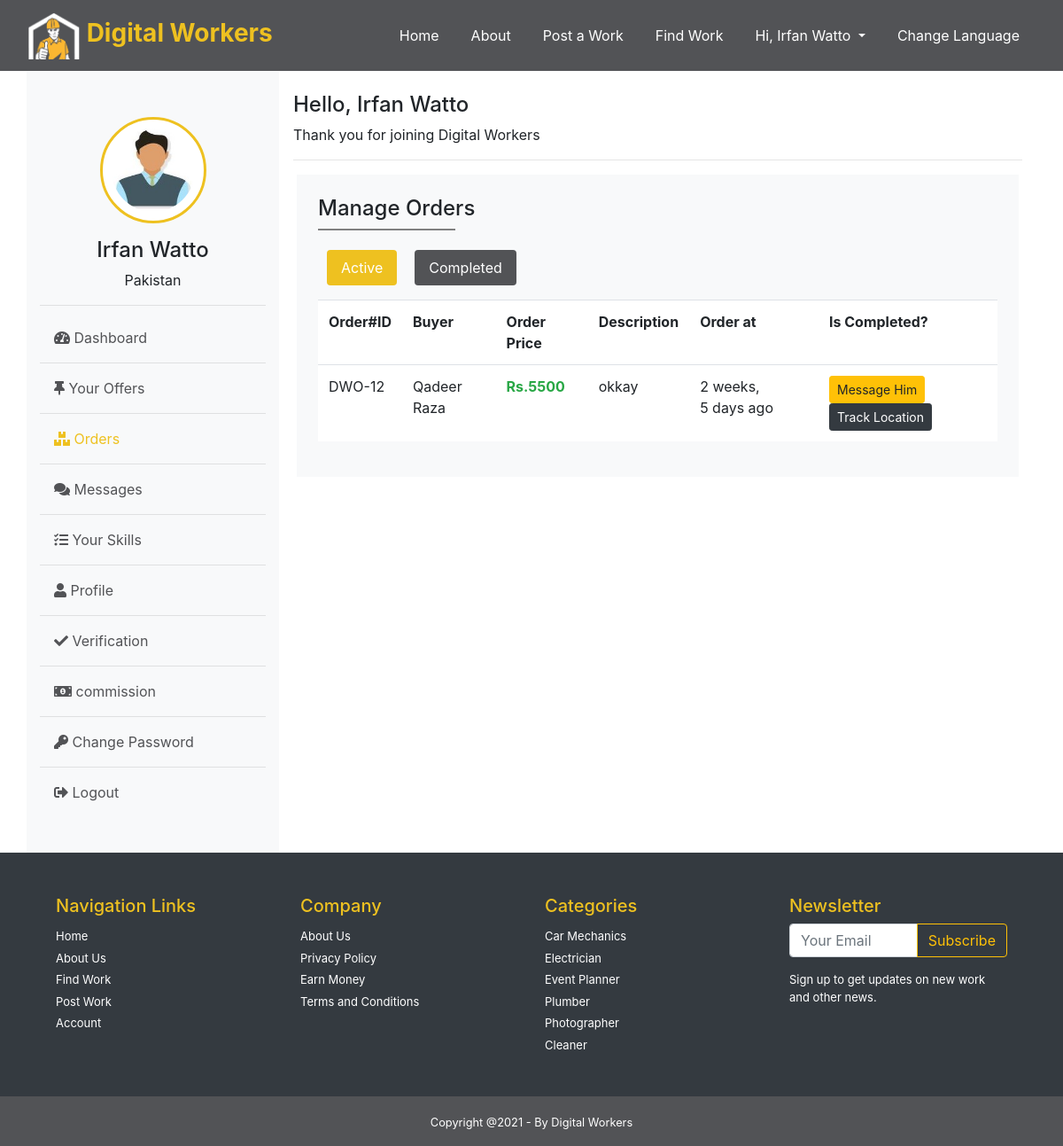
/worker/orders (signed in), run on the app's committed database.
### Home/models.py (models this page shows, shortened)
class User(AbstractBaseUser):
    id = models.BigAutoField(primary_key=True)
    name = models.CharField(max_length=30, blank=True)
    email = models.EmailField(max_length=60, unique=True, blank=False)
    date_joined =models.DateTimeField(auto_now_add=True)
    last_login =models.DateTimeField(auto_now=True,blank=True)
    is_admin = BooleanField(default=False)
    is_active = BooleanField(default=True)
    is_staff = BooleanField(default=False)
    is_superuser = BooleanField(default=False)
    role = models.CharField(max_length=30, default='User', blank=True)
    USERNAME_FIELD = 'email'
    REQUIRED_FIELDS= [ 'name','role']
    objects  = MyUserManager()

### Worker/models.py (models this page shows, shortened)
class Order(models.Model):
    id = models.BigAutoField(primary_key=True)
    offer = models.ForeignKey(Offer, on_delete=models.CASCADE, null=True)
    order_by = models.ForeignKey(settings.AUTH_USER_MODEL, on_delete=models.CASCADE, null=True,related_name='order_by')
    order_to = models.ForeignKey(settings.AUTH_USER_MODEL, on_delete=models.CASCADE, null=True,related_name='order_to')
    ordered_at=models.DateTimeField(auto_now_add=True)
    status=models.CharField(max_length=60, null=True, default='active')

class Offer(models.Model):
    id = models.BigAutoField(primary_key=True)
    budget = models.IntegerField( null=True)
    due_date = models.DateTimeField( null=True)
    description = models.TextField( null=True)
    offer_by = models.ForeignKey(settings.AUTH_USER_MODEL, on_delete=models.CASCADE, null=True)
    work = models.ForeignKey(Work, on_delete=models.CASCADE, null=True)
    offer_at = models.DateTimeField(auto_now_add=True)
    offer_to = models.CharField(max_length=120, null=True)
    is_accepted=models.BooleanField( default=False)

### Middlewares/auth_worker.py (the view)
    def middleware(request):
        if not request.user.is_authenticated:
            messages.error(request, 'You need to login as Worker!')
            return redirect('login')
        elif request.user.role != 'worker':
            messages.error(request, 'You need to login as Worker!')
            return redirect('login')
        response = get_response(request)
        return response

### Middlewares/auth_worker.py (called while the page is built)
def auth_middleware(get_response):
    def middleware(request):
        if not request.user.is_authenticated:
            messages.error(request, 'You need to login as Worker!')
            return redirect('login')
        elif request.user.role != 'worker':
            messages.error(request, 'You need to login as Worker!')
            return redirect('login')
        response = get_response(request)
        return response
    return middleware

### Worker/views.py (called while the page is built)
@auth_middleware
def orders(request):
    if request.method == 'GET' and request.GET.get('order_id'):
        oid =request.GET.get('order_id')
        order=Order.objects.get(id=oid)
        review = Review.objects.get(order=order)
        return JsonResponse({"status":200,"rating":review.rating})
    context={
        "orders_ava":Order.objects.filter(order_to=request.user).filter(status="active").order_by('-ordered_at'),
        "orders_com":Order.objects.filter(order_to=request.user).filter(status="completed").order_by('-ordered_at'),
    }
    return render(request,"Worker/orders.html", context)

### templates/Worker/orders.html (shortened to what this page needs)
{% extends 'Worker/layout.html' %}
{% block orders %}active{% endblock orders %}
{% load static %}
{% block body %}
<div class="box m-1 bg-light  p-4" >
    <h4>Manage Orders</h4>
    <hr style="width: 20%; float:left; margin:0;border:1px solid gray;"> <br>
        <ul class="nav nav-pills mb-3" id="pills-tab" role="tablist">
            <li class="nav-item">
            <a class="nav-link active bg-gray" id="pills-home-tab" data-toggle="pill" href="#pills-home" role="tab" aria-controls="pills-home" aria-selected="true">Active</a>
            </li>
            <li class="nav-item">
            <a class="nav-link bg-gray" id="pills-profile-tab" data-toggle="pill" href="#pills-profile" role="tab" aria-controls="pills-profile" aria-selected="false">Completed</a>
            </li>
        </ul>
        <div class="tab-content" id="pills-tabContent">
            <div class="tab-pane fade show active bg-white" id="pills-home" role="tabpanel" aria-labelledby="pills-home-tab">
                <table class="table">
                    <tr>
                        <th>Order#ID</th>
                        <th>Buyer</th>
                        <th>Order Price</th>
                        <th>Description</th>
                        <th>Order at</th>
                        <th>Is Completed? </th>
                    </tr>
                    {% if orders_ava %}
                    {% for order in orders_ava %}
                    <tr>
                        <td>DWO-{{order.id}}</td>
                        <td>{{order.order_by.name}}</td>
                        <td class="text-success text-bold">Rs.{{order.offer.budget}}</td>
                        <td>{{order.offer.description|truncatechars:30}}</td>
                        <td>{{order.ordered_at|timesince}} ago</td>
                        <form action="{% url 'offers' %}" method="get"> <input type="hidden" name="wid" value="{{work.id}}" >
                        <td></form><a class="btn btn-sm btn-warning" href="inbox?sender={{order.order_by.id}}">Message Him</a>
                        <button class="btn btn-dark btn-sm" data-toggle="modal" data-target="#locationModal{{order.id}}">Track Location</button></td>
                    </tr>
                    {% endfor %}
                    {% else %}
                    <h6 class="text-danger">No Result Found</h6>
                    {% endif %}
                </table>
            </div>
        </div>
</div>
{% endblock body %}

### templates/Worker/layout.html (shortened to what this page needs)
<!DOCTYPE html>
<html lang="en">
<head>
    {% load static %}
    <link rel="stylesheet" href="{% static 'css/style.css' %}">
    <link rel="stylesheet" href="{% static 'css/dashboard.css' %}">
    <link rel="stylesheet" href="https://cdn.jsdelivr.net/npm/bootstrap@4.6.0/dist/css/bootstrap.min.css"
>
     <link rel="stylesheet" href="https://pro.fontawesome.com/releases/v5.10.0/css/all.css"
/>
        <link rel="stylesheet" href="https://cdnjs.cloudflare.com/ajax/libs/OwlCarousel2/2.2.1/assets/owl.carousel.min.css">
        <link rel="stylesheet" href="https://cdnjs.cloudflare.com/ajax/libs/OwlCarousel2/2.2.1/assets/owl.theme.default.min.css">
</head>
<body >
    <nav class="navbar navbar-expand-lg navbar-dark bg-gray ">
          <div class="container-fluid">
        <a class="navbar-brand" href="home"><img src="{% static 'images/DIGITAL WORKERS.png' %}" width="60"  alt=""> Digital Workers</a>
        <div class="collapse navbar-collapse" id="navbarSupportedContent">
           <ul class="navbar-nav ml-auto">
            <li class="nav-item {% block home %}{% endblock home %}">
              <a class="nav-link" href="{% url 'index' %}">Home <span class="sr-only">(current)</span></a>
            </li>
            <li class="nav-item {% block about %}{% endblock about %}">
              <a class="nav-link" href="{% url 'about' %}">About</a>
            </li>
            <li class="nav-item {% block post_work %}{% endblock post_work %}">
                <a class="nav-link" href="{% url 'post_work' %}">Post a Work</a>
              </li>
              <li class="nav-item {% block find_work %}{% endblock find_work %}">
                <a class="nav-link" href="{% url 'find_work' %}">Find Work</a>
              </li>
              {% if user.is_authenticated %}
                <li class="nav-item dropdown">
                    <a id="navbarDropdown" class="nav-link dropdown-toggle" href="#" role="button" data-toggle="dropdown" aria-haspopup="true" aria-expanded="false" v-pre>
                     Hi, {% if user.name %} {{user.name}} {% else %}  User Name {% endif %}
                    </a>
                </li>
               {% endif %}
               <li class="nav-item ">
                <a class="nav-link" data-toggle="modal" data-target=".bd-example-modal-lg" >Change Language</a>
              </li>
          </ul>
        </div>
         </div>
    </nav>
<div class="container">
    <div class="row">
        <div class="col-md-3 bg-light">
             <br> <br>
            <div class="info text-center mt-1">
             <img class="user-img" src=" {% static 'images/client.jpg' %}"  alt="">
             <h4 class="mt-3"> {{request.user.name}}</h4>
             <p>{{request.user.location}}  Pakistan</p>
             <hr>
             <ul class="text-left  custom-nav p-0 ">
             <li class="nav-link"><a href="{% url 'worker_dashboard' %}" class=" text-gray fs-16 {% block dashboard %}{% endblock dashboard %}" ><i class="fas fa-tachometer-alt "></i> Dashboard</a>  </li> <hr class="my-2">
             <li class="nav-link"><a href="{% url 'worker_offers' %}" class="text-gray fs-16 {% block offers %}{% endblock offers %}" ><i class="fas fa-thumbtack"></i> Your Offers</a>  </li><hr class="my-2">
             <li class="nav-link"> <a href="{% url 'worker_orders' %}" class=" text-gray fs-16 {% block orders %}{% endblock orders %}"><i class="fas fa-boxes"></i> Orders</a> </li><hr class="my-2">
             <li class="nav-link"><a href="{% url 'worker_inbox' %}" class="  text-gray fs-16 {% block messages %}{% endblock messages %}"><i class="fas fa-comments"></i> Messages</a>  </li><hr class="my-2">
             <li class="nav-link"><a href="{% url 'skills' %}" class="  text-gray fs-16 {% block skills %}{% endblock skills %}"><i class="fas fa-tasks"></i> Your Skills</a>  </li><hr class="my-2">
             <li class="nav-link"><a href="{% url 'worker_profile' %}" class="  text-gray fs-16 {% block profile %}{% endblock profile %}"><i class="fas fa-user"></i> Profile</a>  </li><hr class="my-2">
              <li class="nav-link"><a href="{% url 'verification' %}" class="  text-gray fs-16 {% block verification %}{% endblock verification %}"><i class="fas fa-check"></i> Verification</a>  </li><hr class="my-2">
              <li class="nav-link"><a href="{% url 'commission' %}" class="  text-gray fs-16 {% block commission %}{% endblock commission %}"><i class="fas fa-money-bill-alt"></i> commission</a>  </li><hr class="my-2">
             <li class="nav-link"><a href="{% url 'worker_change_password' %}" class="{% block change_pass %}{% endblock change_pass %}  text-gray fs-16"><i class="fas fa-key"></i> Change Password</a>  </li><hr class="my-2">
             <li class="mb-5 nav-link"><a href="{% url 'logout' %}" class=" text-gray fs-16 "><i class="fas fa-sign-out-alt"></i> Logout</a> </li>
             </ul>
            </div>
        </div>
        <div class="col-md-9 p-3 col2">
            <h4 class="pt-2">Hello, {{request.user.name}}</h4>
            <p>Thank you for joining Digital Workers</p> <hr>
                {% block body %}{% endblock body %}
        </div>
    </div>
</div>
<footer class="bg-dark p-5">
  <div class="footer container  text-white ">
    <div class="row" style="font-size: small;">
      <div class="col-md-3 ">
        <h5 class="text-yellow">Navigation Links</h5>
        <ul class="navbar-nav footer-list" >
          <li><a href="">Home</a></li>
          <li><a href="">About Us</a></li>
          <li><a href="">Find Work</a></li>
          <li><a href="">Post Work</a></li>
          <li><a href="">Account</a></li>
        </ul>
      </div>
      <div class="col-md-3">
        <h5 class="text-yellow">Company </h5>
        <ul class="navbar-nav footer-list" >
          <li><a href=""> About Us</a></li>
          <li><a href=""></a>Privacy Policy</a></li>
          <li><a href=""></a>Earn Money</a></li>
          <li><a href=""></a>Terms and Conditions</a></li>
        </ul>
      </div>
      <div class="col-md-3">
        <h5 class="text-yellow">Categories </h5>
        <ul class="navbar-nav footer-list" >
          <li><a href="">Car Mechanics</a></li>
          <li><a href="">Electrician</a></li>
          <li><a href="">Event Planner</a></li>
          <li><a href="">Plumber</a></li>
          <li><a href="">Photographer</a></li>
          <li><a href="">Cleaner</a></li>
        </ul>
      </div>
      <div class="col-md-3">
        <h5 class="text-yellow">Newsletter </h5>
        <div class="input-group mb-3">
          <input type="text" class="form-control" placeholder="Your Email" aria-label="Recipient's username" aria-describedby="basic-addon2">
          <div class="input-group-append">
            <button class="btn btn-outline-warning" type="button">Subscribe</button>
          </div>
        </div>
        <p>Sign up to get updates on new work and other news.</p>
      </div>
  </div>
  </div>
</footer>
<section class="footer-bottom bg-gray text-center text-white p-3">
  <small>Copyright @2021 - By Digital Workers</small>
</section>
</body>
</html>

### static/css/style.css (style rules this page uses)
html,body { margin:0; padding:0; overflow-x:hidden; }
.bg-gray { background-color: #525356; }
.text-gray { color: #525356; }
.navbar-brand { font-size: 28px !important; font-weight: bold; color: #EEC120 !important; }
.text-yellow { color: #EEC120; }
.nav-item { margin: 0px 10px; }
.nav-link { color: white !important; }
.text-bold { font-weight: bold !important; }
.footer-list >li> a { color: white !important; }
.footer-list >li { padding-top:5px; }

### static/css/dashboard.css (style rules this page uses)
.nav-link > .active { color: #EEC120 ; }
.user-img { border:3px solid #EEC120; border-radius:50%; width:120px; height:120px;padding:10px; background:white; }
#pills-tab >.nav-item > .nav-link { color: white !important; }
.nav-pills .nav-link.active, .nav-pills .show>.nav-link { background-color: #EEC120 !important; }

### data on the page
User: name "Irfan Watto", user.name "Irfan Watto"
Order: id "12", order_by.name "Qadeer Raza", offer.budget "5500", offer.description "okkay", ordered_at "2 weeks, 5 days"
